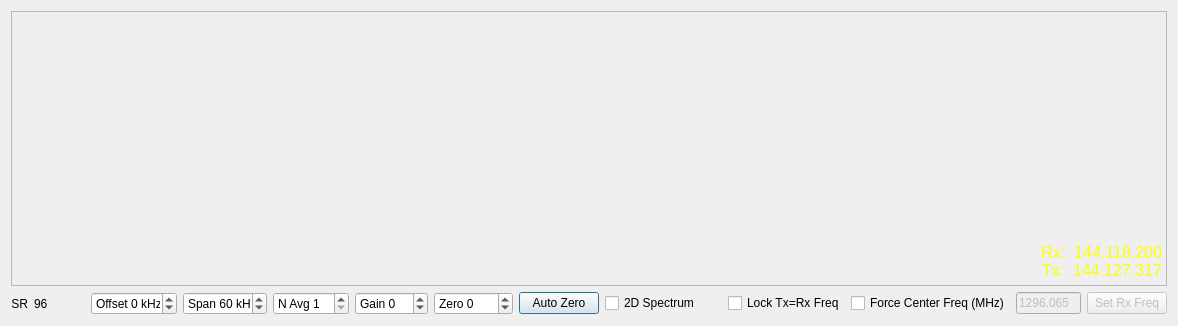
<?xml version="1.0" encoding="UTF-8"?>
<ui version="4.0">
 <class>WideGraph</class>
 <widget class="QDialog" name="WideGraph">
  <property name="geometry">
   <rect>
    <x>0</x>
    <y>0</y>
    <width>1178</width>
    <height>326</height>
   </rect>
  </property>
  <property name="windowTitle">
   <string>Dialog</string>
  </property>
  <layout class="QVBoxLayout" name="verticalLayout_2">
   <item>
    <widget class="CPlotter" name="widePlot">
     <property name="enabled">
      <bool>true</bool>
     </property>
     <property name="sizePolicy">
      <sizepolicy hsizetype="Expanding" vsizetype="Expanding">
       <horstretch>0</horstretch>
       <verstretch>0</verstretch>
      </sizepolicy>
     </property>
     <property name="minimumSize">
      <size>
       <width>400</width>
       <height>200</height>
      </size>
     </property>
     <property name="frameShape">
      <enum>QFrame::StyledPanel</enum>
     </property>
     <property name="frameShadow">
      <enum>QFrame::Sunken</enum>
     </property>
     <property name="lineWidth">
      <number>1</number>
     </property>
     <widget class="QLabel" name="labFreq">
      <property name="geometry">
       <rect>
        <x>940</x>
        <y>230</y>
        <width>211</width>
        <height>41</height>
       </rect>
      </property>
      <property name="font">
       <font>
        <pointsize>12</pointsize>
       </font>
      </property>
      <property name="styleSheet">
       <string notr="true">QLabel {
	background-color: rgba(0, 0, 0, 0);
	color: yellow;
}</string>
      </property>
      <property name="text">
       <string>Rx:  144.118.200
Tx:  144.127.317</string>
      </property>
      <property name="alignment">
       <set>Qt::AlignRight|Qt::AlignTrailing|Qt::AlignVCenter</set>
      </property>
     </widget>
    </widget>
   </item>
   <item>
    <layout class="QVBoxLayout" name="verticalLayout">
     <item>
      <layout class="QHBoxLayout" name="horizontalLayout_3">
	   <item>
		 <widget class="QLabel" name="srLabel">
		  <property name="text">
		   <string>SR</string>
		  </property>
		  <property name="alignment">
		   <set>Qt::AlignRight|Qt::AlignVCenter</set>
		  </property>
		 </widget>
		</item>
		<item>
		 <widget class="QLabel" name="srValueLabel">
		  <property name="minimumSize">
		   <size>
			<width>30</width>
			<height>0</height>
		   </size>
		  </property>
		  <property name="text">
		   <string>96</string>
		  </property>
		  <property name="alignment">
		   <set>Qt::AlignLeft|Qt::AlignVCenter</set>
		  </property>
		 </widget>
	   </item>	   
       <item>
        <spacer name="horizontalSpacer_2">
         <property name="orientation">
          <enum>Qt::Horizontal</enum>
         </property>
         <property name="sizeHint" stdset="0">
          <size>
           <width>40</width>
           <height>20</height>
          </size>
         </property>
        </spacer>
       </item>
       <item>
        <widget class="QSpinBox" name="freqOffsetSpinBox">
         <property name="sizePolicy">
          <sizepolicy hsizetype="Preferred" vsizetype="Fixed">
           <horstretch>0</horstretch>
           <verstretch>0</verstretch>
          </sizepolicy>
         </property>
         <property name="minimumSize">
          <size>
           <width>60</width>
           <height>0</height>
          </size>
         </property>
         <property name="maximumSize">
          <size>
           <width>16777215</width>
           <height>16777215</height>
          </size>
         </property>
         <property name="suffix">
          <string> kHz</string>
         </property>
         <property name="prefix">
          <string>Offset </string>
         </property>
         <property name="minimum">
          <number>-24</number>
         </property>
         <property name="maximum">
          <number>24</number>
         </property>
         <property name="singleStep">
          <number>1</number>
         </property>
         <property name="value">
          <number>0</number>
         </property>
        </widget>
       </item>
       <item>
        <widget class="QSpinBox" name="freqSpanSpinBox">
         <property name="sizePolicy">
          <sizepolicy hsizetype="Preferred" vsizetype="Fixed">
           <horstretch>0</horstretch>
           <verstretch>0</verstretch>
          </sizepolicy>
         </property>
         <property name="minimumSize">
          <size>
           <width>60</width>
           <height>0</height>
          </size>
         </property>
         <property name="maximumSize">
          <size>
           <width>16777215</width>
           <height>16777215</height>
          </size>
         </property>
         <property name="suffix">
          <string> kHz</string>
         </property>
         <property name="prefix">
          <string>Span </string>
         </property>
         <property name="minimum">
          <number>5</number>
         </property>
         <property name="maximum">
          <number>190</number>
         </property>
         <property name="singleStep">
          <number>5</number>
         </property>
         <property name="value">
          <number>60</number>
         </property>
        </widget>
       </item>
       <item>
        <widget class="QSpinBox" name="waterfallAvgSpinBox">
         <property name="sizePolicy">
          <sizepolicy hsizetype="Preferred" vsizetype="Fixed">
           <horstretch>0</horstretch>
           <verstretch>0</verstretch>
          </sizepolicy>
         </property>
         <property name="minimumSize">
          <size>
           <width>0</width>
           <height>0</height>
          </size>
         </property>
         <property name="maximumSize">
          <size>
           <width>16777215</width>
           <height>16777215</height>
          </size>
         </property>
         <property name="prefix">
          <string>N Avg </string>
         </property>
         <property name="minimum">
          <number>1</number>
         </property>
         <property name="maximum">
          <number>20</number>
         </property>
        </widget>
       </item>
       <item>
        <widget class="QSpinBox" name="gainSpinBox">
         <property name="sizePolicy">
          <sizepolicy hsizetype="Preferred" vsizetype="Fixed">
           <horstretch>0</horstretch>
           <verstretch>0</verstretch>
          </sizepolicy>
         </property>
         <property name="maximumSize">
          <size>
           <width>16777215</width>
           <height>16777215</height>
          </size>
         </property>
         <property name="prefix">
          <string>Gain </string>
         </property>
         <property name="minimum">
          <number>-20</number>
         </property>
         <property name="maximum">
          <number>20</number>
         </property>
        </widget>
       </item>
       <item>
        <widget class="QSpinBox" name="zeroSpinBox">
         <property name="sizePolicy">
          <sizepolicy hsizetype="Preferred" vsizetype="Fixed">
           <horstretch>0</horstretch>
           <verstretch>0</verstretch>
          </sizepolicy>
         </property>
         <property name="maximumSize">
          <size>
           <width>16777215</width>
           <height>16777215</height>
          </size>
         </property>
         <property name="prefix">
          <string>Zero </string>
         </property>
         <property name="minimum">
          <number>-100</number>
         </property>
         <property name="maximum">
          <number>100</number>
         </property>
        </widget>
       </item>
       <item>
        <widget class="QPushButton" name="autoZeroPushButton">
         <property name="text">
          <string>Auto Zero</string>
         </property>
        </widget>
       </item>
       <item>
        <widget class="QCheckBox" name="cbSpec2d">
         <property name="text">
          <string>2D Spectrum</string>
         </property>
        </widget>
       </item>
       <item>
        <spacer name="horizontalSpacer">
         <property name="orientation">
          <enum>Qt::Horizontal</enum>
         </property>
         <property name="sizeHint" stdset="0">
          <size>
           <width>40</width>
           <height>20</height>
          </size>
         </property>
        </spacer>
       </item>
       <item>
        <widget class="QCheckBox" name="cbLockTxRx">
         <property name="text">
          <string>Lock Tx=Rx Freq</string>
         </property>
        </widget>
       </item>
       <item>
        <widget class="QCheckBox" name="cbFcenter">
         <property name="text">
          <string>Force Center Freq (MHz)</string>
         </property>
        </widget>
       </item>
       <item>
        <widget class="QLineEdit" name="fCenterLineEdit">
         <property name="enabled">
          <bool>false</bool>
         </property>
         <property name="sizePolicy">
          <sizepolicy hsizetype="Fixed" vsizetype="Fixed">
           <horstretch>0</horstretch>
           <verstretch>0</verstretch>
          </sizepolicy>
         </property>
         <property name="maximumSize">
          <size>
           <width>65</width>
           <height>16777215</height>
          </size>
         </property>
         <property name="text">
          <string>1296.065</string>
         </property>
        </widget>
       </item>
       <item>
        <widget class="QPushButton" name="pbSetRxHardware">
         <property name="enabled">
          <bool>false</bool>
         </property>
         <property name="text">
          <string>Set Rx Freq</string>
         </property>
        </widget>
       </item>
      </layout>
     </item>
    </layout>
   </item>
  </layout>
 </widget>
 <customwidgets>
  <customwidget>
   <class>CPlotter</class>
   <extends>QFrame</extends>
   <header>plotter.h</header>
   <container>1</container>
  </customwidget>
 </customwidgets>
 <resources/>
 <connections/>
</ui>
